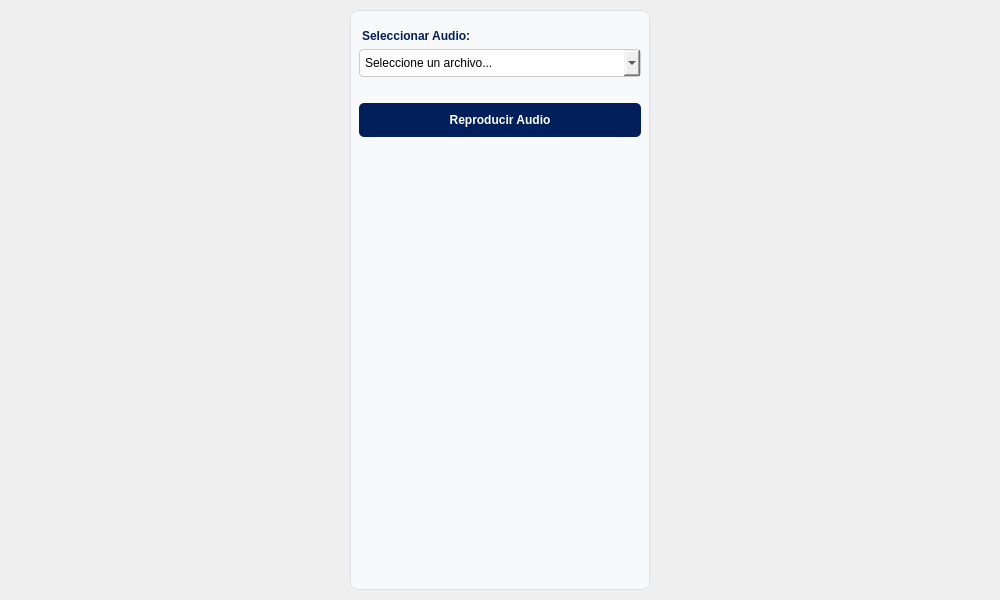
<?xml version="1.0" encoding="UTF-8"?>
<ui version="4.0">
 <class>AudioTab</class>
 <widget class="QWidget" name="AudioTab">
  <property name="geometry">
   <rect>
    <x>0</x>
    <y>0</y>
    <width>1000</width>
    <height>600</height>
   </rect>
  </property>
  <layout class="QHBoxLayout" name="horizontalLayoutMain">
   <property name="spacing">
    <number>10</number>
   </property>
   <property name="leftMargin">
    <number>10</number>
   </property>
   <property name="topMargin">
    <number>10</number>
   </property>
   <property name="rightMargin">
    <number>10</number>
   </property>
   <property name="bottomMargin">
    <number>10</number>
   </property>
   <item>
    <layout class="QVBoxLayout" name="verticalLayoutPlot">
     <property name="spacing">
      <number>0</number>
     </property>
     <!-- Plot placeholder will be here -->
    </layout>
   </item>
   <item>
    <widget class="QWidget" name="controlsWidget" native="true">
     <property name="minimumSize">
      <size>
       <width>250</width>
       <height>0</height>
      </size>
     </property>
     <property name="maximumSize">
      <size>
       <width>300</width>
       <height>16777215</height>
      </size>
     </property>
     <property name="styleSheet">
      <string notr="true">QWidget#controlsWidget {
    background-color: #F8F9FA;
    border: 1px solid #DEE2E6;
    border-radius: 8px;
}
QLabel {
    font-weight: bold;
    color: #001F5B;
    margin-top: 10px;
}
QComboBox {
    padding: 5px;
    border: 1px solid #CCC;
    border-radius: 4px;
}
QPushButton#btnPlay {
    background-color: #001F5B;
    color: white;
    border-radius: 5px;
    padding: 10px;
    font-weight: bold;
    margin-top: 20px;
}
QPushButton#btnPlay:hover {
    background-color: #003399;
}
QPushButton#btnPlay:disabled {
    background-color: #6c757d;
}</string>
     </property>
     <layout class="QVBoxLayout" name="verticalLayoutControls">
      <item>
       <widget class="QLabel" name="lblSelect">
        <property name="text">
         <string>Seleccionar Audio:</string>
        </property>
       </widget>
      </item>
      <item>
       <widget class="QComboBox" name="comboAudio">
        <property name="placeholderText">
         <string>Seleccione un archivo...</string>
        </property>
       </widget>
      </item>
      <item>
       <widget class="QPushButton" name="btnPlay">
        <property name="text">
         <string>Reproducir Audio</string>
        </property>
       </widget>
      </item>
      <item>
       <spacer name="verticalSpacer">
        <property name="orientation">
         <enum>Qt::Orientation::Vertical</enum>
        </property>
        <property name="sizeHint" stdset="0">
         <size>
          <width>20</width>
          <height>40</height>
         </size>
        </property>
       </spacer>
      </item>
     </layout>
    </widget>
   </item>
  </layout>
 </widget>
 <resources/>
 <connections/>
</ui>
